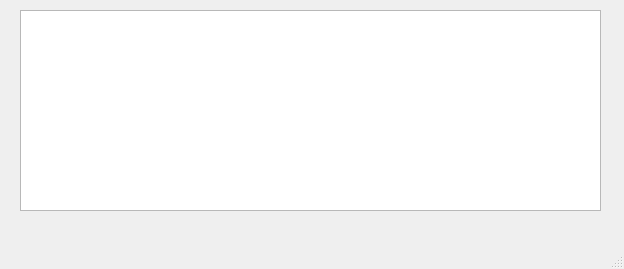
<?xml version="1.0" encoding="UTF-8"?>
<ui version="4.0">
 <class>MainWindow</class>
 <widget class="QMainWindow" name="MainWindow">
  <property name="geometry">
   <rect>
    <x>0</x>
    <y>0</y>
    <width>624</width>
    <height>269</height>
   </rect>
  </property>
  <property name="windowTitle">
   <string>MainWindow</string>
  </property>
  <widget class="QWidget" name="centralwidget">
   <widget class="QTextBrowser" name="textBrowser">
    <property name="geometry">
     <rect>
      <x>20</x>
      <y>10</y>
      <width>581</width>
      <height>201</height>
     </rect>
    </property>
   </widget>
  </widget>
  <widget class="QMenuBar" name="menubar">
   <property name="geometry">
    <rect>
     <x>0</x>
     <y>0</y>
     <width>624</width>
     <height>21</height>
    </rect>
   </property>
  </widget>
  <widget class="QStatusBar" name="statusbar"/>
 </widget>
 <resources/>
 <connections/>
</ui>
